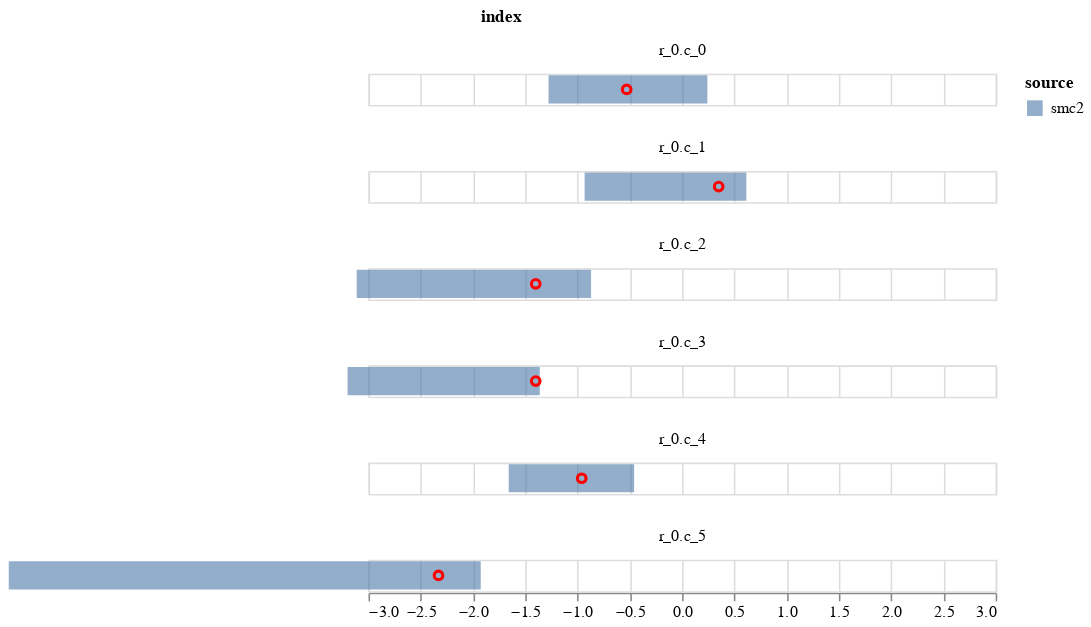

Notebook code for this chart:
### Code cell
c1 = alt.Chart(plot_data).mark_bar(opacity=0.6).encode(
    alt.X('q1', title=None,  scale=alt.Scale(domain=[-3,3])),
    alt.X2('q2', title=None),
    alt.Color('source'),    
)
    

c2 = alt.Chart(plot_data).mark_point(opacity=1, color='red').encode(
        alt.X('data', title=None),
)
(c1+c2).facet(
       'index',
    columns=1
    )

### Figure 1 — Vega-Lite specification as saved in the notebook (floating-point values rounded to 4 significant figures)
{"config": {"view": {"continuousWidth": 400, "continuousHeight": 300}}, "data": {"name": "data-8dc7a1d195b1fd1a9503d05aef610e45"}, "facet": {"type": "nominal", "field": "index"}, "spec": {"layer": [{"mark": {"type": "bar", "opacity": 0.6}, "encoding": {"color": {"type": "nominal", "field": "source"}, "x": {"type": "quantitative", "field": "q1", "scale": {"domain": [-3, 3]}, "title": null}, "x2": {"field": "q2", "title": null}}}, {"mark": {"type": "point", "color": "red", "opacity": 1}, "encoding": {"x": {"type": "quantitative", "field": "data", "title": null}}}]}, "columns": 1, "$schema": "https://vega.github.io/schema/vega-lite/v4.8.1.json", "datasets": {"data-8dc7a1d195b1fd1a9503d05aef610e45": [{"index": "r_0.c_0", "q1": -1.277, "q2": 0.2421, "source": "smc2", "data": -0.53}, {"index": "r_0.c_1", "q1": -0.9321, "q2": 0.6145, "source": "smc2", "data": 0.35}, {"index": "r_0.c_2", "q1": -3.113, "q2": -0.8704, "source": "smc2", "data": -1.4}, {"index": "r_0.c_3", "q1": -3.2, "q2": -1.362, "source": "smc2", "data": -1.4}, {"index": "r_0.c_4", "q1": -1.658, "q2": -0.4587, "source": "smc2", "data": -0.96}, {"index": "r_0.c_5", "q1": -6.441, "q2": -1.926, "source": "smc2", "data": -2.33}]}}
